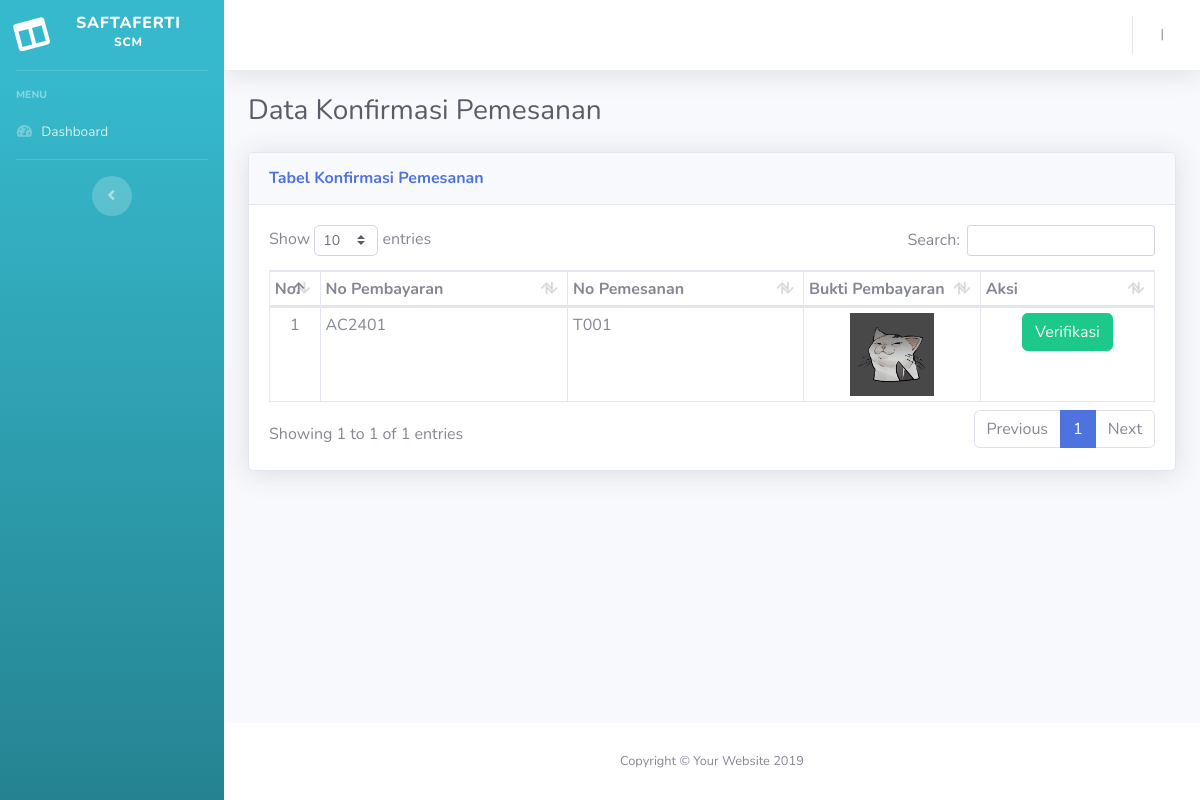
The page /index.php/pemesanan/konfirmasi_pemesanan on the database as committed earlier.
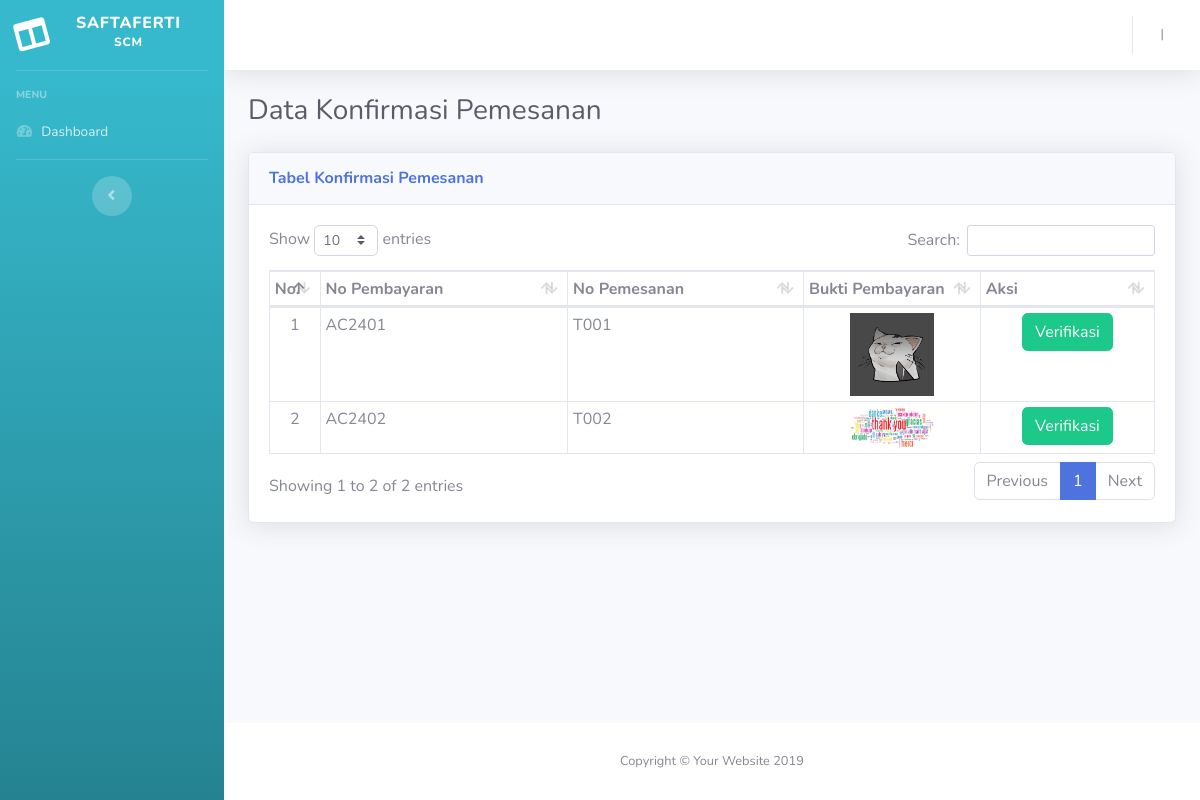
The same page on the database as committed later.
### tables this page shows
CREATE TABLE `pembayaran` (
  `id_pembayaran` int(11) NOT NULL,
  `nomor_pesanan` varchar(255) NOT NULL,
  `no_pembayaran` varchar(255) NOT NULL,
  `bukti` varchar(255) DEFAULT NULL,
  `status` int(11) NOT NULL DEFAULT '1'
);

CREATE TABLE `pesanan` (
  `id_pesanan` int(11) NOT NULL,
  `id_pelanggan` int(11) NOT NULL,
  `nomor_pesanan` varchar(255) NOT NULL,
  `gunchart` varchar(255) DEFAULT NULL,
  `id_kategori` int(11) NOT NULL,
  `nama_produk` varchar(255) NOT NULL,
  `qty` int(11) NOT NULL,
  `tgl_pesan` date NOT NULL,
  `id_proses` int(11) NOT NULL,
  `id_status_pesan` int(11) DEFAULT NULL,
  `hitung_waktu` int(11) DEFAULT NULL,
  `lama_whelding` int(11) DEFAULT NULL,
  `lama_mashining` int(11) DEFAULT NULL,
  `total_pembayaran` varchar(255) DEFAULT NULL,
  `start_pemesanan` date DEFAULT NULL,
  `delivery_pemesanan` date DEFAULT NULL
);

### application/controllers/Pemesanan.php (called while the page is built, shortened)
<?php
class Pemesanan extends CI_Controller {
	public function __construct()
	{
		$this->load->model('M_pemesanan', 'pemesanan');
		$this->load->model('M_kategori', 'kategori');
		$this->load->model('M_pelanggan', 'pelanggan');
		$this->load->model('M_marketing', 'marketing');
        $this->load->model('M_pelanggan_akun', 'pelanggan_akun');
	}
	public function konfirmasi_pemesanan()
	{
		$data['list'] = $this->marketing->getKonfirmasiPembayaran()->result();
		$this->load->view('static/header_view');
		$this->load->view('pemesanan/konfirmasi_index', $data);
		$this->load->view('static/footer_view');
	}
}

### index.php (called while the page is built, shortened)
<?php
require_once BASEPATH.'core/CodeIgniter.php';

### application/models/M_marketing.php (called while the page is built, shortened)
<?php
class M_marketing extends CI_Model
{
    public function getKonfirmasiPembayaran()
    {
        $this->db->select('pembayaran.*, pesanan.*');
        $this->db->from('pembayaran');
        $this->db->join('pesanan', 'ON pesanan.nomor_pesanan = pembayaran.nomor_pesanan');
        $this->db->where('status', 1);
        return $this->db->get();
    }
}

### application/views/pemesanan/konfirmasi_index.php (the view, shortened to what this page needs)
<div class="container-fluid">
  <h1 class="h3 mb-4 text-gray-800">Data Konfirmasi Pemesanan</h1>
  <div class="card shadow mb-4 mt-2">
    <div class="card-header py-3">
      <h6 class="m-0 font-weight-bold text-primary">Tabel Konfirmasi Pemesanan</h6>
    </div>
    <div class="card-body">
      <div class="table-responsive">
        <table class="table table-sm table-bordered" id="dataTable" width="100%" cellspacing="0">
          <thead>
            <tr>
              <th width="5%">No.</th>
              <th>No Pembayaran</th>
              <th>No Pemesanan</th>
              <th width="20%">Bukti Pembayaran</th>
              <th>Aksi</th>
            </tr>
          </thead>
          <tbody>
            <?php
              $no = 1;
              foreach($list as $li){
                if ($li->bukti) {
            ?>
              <tr>
                <td class="text-center"><?= $no++ ?></td>
                <td><?= $li->no_pembayaran ?></td>
                <td><?= $li->nomor_pesanan ?></td>
                <td class="text-center">
                    <a href="<?= base_url('upload_file/' . $li->bukti) ?>" target="_blank">
                        <img width="50%" src="<?= base_url('upload_file/' . $li->bukti) ?>" alt="">
                </td>
                <td class="text-center">
                    <a onclick='return confirm("Yakin Ingin Verifikasi No Pembayaran <?= $li->no_pembayaran ?> ? ")' href="<?= base_url('pemesanan/verifikasiPembayaran/' . $li->id_pembayaran) ?>" class="btn btn-success">Verifikasi</a>
                </td>
              </tr>
            <?php } } ?>
          </tbody>
        </table>
      </div>
    </div>
  </div>
</div>

### application/views/static/header_view.php (shortened to what this page needs)
<!DOCTYPE html>
<html lang="en">
<head>
  <link href="<?php echo base_url('asset/');?>vendor/fontawesome-free/css/all.min.css" rel="stylesheet" type="text/css">
  <link href="<?php echo base_url('asset/');?>css/sb-admin-2.min.css" rel="stylesheet">
  <link href="<?php echo base_url('asset/');?>css/datepicker.css" rel="stylesheet">
  <link href="<?php echo base_url('asset/');?>vendor/datatables/dataTables.bootstrap4.min.css" rel="stylesheet">
</head>
<body id="page-top">
  <div id="wrapper">
    <ul class="navbar-nav bg-gradient-info sidebar sidebar-dark accordion" id="accordionSidebar">
      <a class="sidebar-brand d-flex align-items-center justify-content-center" href="<?php echo base_url('asset/');?>">
        <div class="sidebar-brand-icon rotate-n-15">
          <i class="fas fa-columns"></i>
        </div>
        <div class="sidebar-brand-text mx-3">Saftaferti <sup>SCM</sup></div>
      </a>
      <hr class="sidebar-divider">
      <div class="sidebar-heading">
        Menu
      </div>
      <li class="nav-item">
        <a class="nav-link" href="<?php echo base_url('dashboard/');?>">
          <i class="fas fa-fw fa-tachometer-alt"></i>
          <span>Dashboard</span></a>
      </li>
      <hr class="sidebar-divider d-none d-md-block">
      <div class="text-center d-none d-md-inline">
        <button class="rounded-circle border-0" id="sidebarToggle"></button>
      </div>
    </ul>
    <div id="content-wrapper" class="d-flex flex-column">
      <div id="content">
        <nav class="navbar navbar-expand navbar-light bg-white topbar mb-4 static-top shadow">
          <ul class="navbar-nav ml-auto">
            <li class="nav-item dropdown no-arrow">
              <a class="nav-link dropdown-toggle" href="#" id="userDropdown" role="button" data-toggle="dropdown" aria-haspopup="true" aria-expanded="false">
                <span class="mr-2 d-none d-lg-inline text-gray-600 small"><?php echo $this->session->userdata('username');?> | <strong><?php echo $this->session->userdata('nama_level');?></strong></span>
              </a>
            </li>
          </ul>
        </nav>

### application/views/static/footer_view.php (shortened to what this page needs)
      </div>
      <footer class="sticky-footer bg-white">
        <div class="container my-auto">
          <div class="copyright text-center my-auto">
            <span>Copyright &copy; Your Website 2019</span>
          </div>
        </div>
      </footer>
    </div>
  </div>
</body>
</html>

Rows that differ between the two databases and show on the page:
added pembayaran: no_pembayaran "AC2402", pesanan.nomor_pesanan "T002", bukti (picture)
Other text that changed with them:
text written by a page script: "Show entries Search: Showing 1 to 1 of 1 entries Previous 1 Next" → "Show entries Search: Showing 1 to 2 of 2 entries Previous 1 Next"
